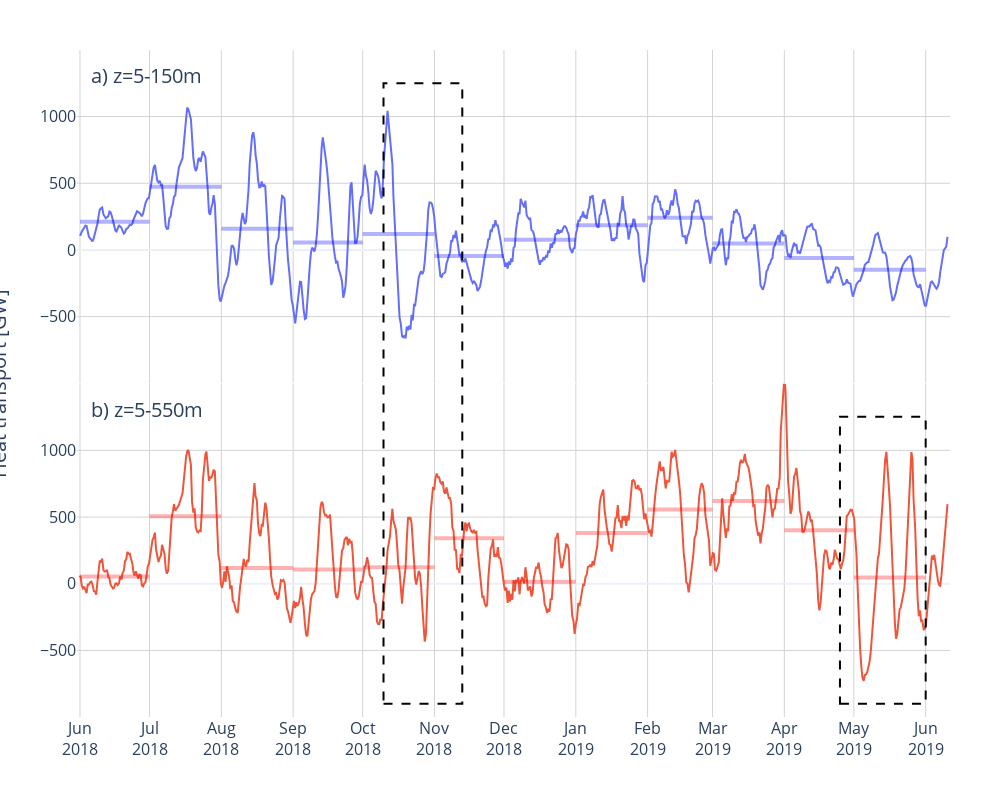

Source (notebook cell):
### Code cell
selected_transport_terms = ['total']
z_ranges = ['5-150', '5-550']
subplots = ['a)', 'b)']


# Create a subplot with 2 rows and 1 column
fig = make_subplots(rows=2, cols=1, shared_yaxes=True,shared_xaxes=True, vertical_spacing=0.001)

ds_heat_transport_combined = ds_heat_transport_combined.dropna(dim='time', how='all')
data_GMD = ds_heat_transport_combined.sel(z_range='5-150').to_dataframe().drop(columns=['z_range'])# GMD
data_all = ds_heat_transport_combined.sel(z_range='5-550').to_dataframe().drop(columns=['z_range'])


for j, z_range in enumerate(z_ranges):
    for i, transport_term in enumerate(selected_transport_terms):
        data = ds_heat_transport_combined.sel(z_range=z_range).to_dataframe().drop(columns=['z_range'])
        data_rolling = data.rolling(center=True, window=5).mean()['total']
        trace_rolling = go.Scatter(x=data_rolling.index, y=data_rolling, name=f"{z_range} m", 
                                #    line=dict(color=color_sequence[i],)
                                   )
        fig.add_trace(trace_rolling, row=j+1, col=1)

    fig.add_annotation(
        text=f'{subplots[j]} z={z_range}m',
        x = data.index[10], y = y_max*0.95,
        xanchor="left", yanchor="top",
        showarrow=False, font=dict(size=20),
        row=j + 1, col=1,  # Specify the row and column for the annotation
    )
fig.update_traces(showlegend=False, row=1, col=1)
fig.update_traces(showlegend=False, row=2, col=1)


# Common y axis title
fig.add_annotation(
    xref="paper",    yref="paper",    x=-0.09,    y=0.5,    text='Heat transport [GW]',    font=dict(size=20),    showarrow=False,    textangle=-90,    xanchor="center",    yanchor="middle",)


#  add trace to figure with average  monthly total as a scatter
average_values = df_heat_transport_average_std.loc[['5-550'], :].droplevel(level=0, axis='index')['Total']['mean'].astype(float)
average_upper150_values = df_heat_transport_average_std.loc[['5-150'], :].droplevel(level=0, axis='index')['Total']['mean'].astype(float)
months = np.append(average_values.index, "Jul 2019")
for m in range(2,len(months)-2):
    start_month = pd.to_datetime(months[m])
    end_month = pd.to_datetime(months[m+1])
    fig.add_trace(go.Scatter(
        x=[start_month, end_month],
        y=[average_values[m], average_values[m]], 
        line=dict(color='rgba(255, 0, 0, 0.3)', width=4),  # Adjusted width for thicker lines
        showlegend=False, 
        mode='lines'
    ), row=2, col=1)

    average_upper150 = average_upper150_values[m]

    fig.add_trace(go.Scatter(
        x=[start_month, end_month],
        y=[average_upper150, average_upper150], 
        line=dict(color='rgba(0, 0, 255, 0.3)', width=4),  # Adjusted width for thicker lines
        showlegend=False, 
        mode='lines'
    ), row=1, col=1)



fig.update_layout(
    height=800,
    width=1000,
    font=dict(size=16),
    template='plotly_white',
    xaxis=dict(title=''),
    xaxis2=dict(title=''),
    xaxis3=dict(
        tickformat="%b\n%Y",
        tickvals=pd.date_range(start='2018-01-01', end='2023-12-01', freq='MS'),
    ),
        margin=dict(l=50, r=50, b=50, t=50),  # Adjust margins manually
)


# Add rectangle
fig.update_layout(
    shapes=[
        dict(
            type="rect",
            xref="x", yref="paper",
            x0=pd.to_datetime("2018-10-10"), y0=0.02, x1=pd.to_datetime("2018-11-13"), y1=0.95,
            line=dict(
                dash="dash",
                color="Black",
                width=2,
            ),
            ),
        dict( type="rect",
            xref="x", yref="paper",
            x0=pd.to_datetime("2019-04-25"), y0=0.02, x1=pd.to_datetime("2019-06-01"), y1=0.45,
            line=dict(
                dash="dash",
                color="Black",
                width=2,
            )
            )
    ]
)

gridcolor, gridwidth = 'lightgrey', 1

# Set yaxis title to Heat transport in GW for both subplots
fig.update_yaxes(range=[y_min, y_max], row=1, col=1, title = '', tickvals=np.arange(-1000, 2500, 500), gridcolor=gridcolor, gridwidth=gridwidth)
fig.update_yaxes(range=[y_min, y_max], row=2, col=1, title = "", tickvals=np.arange(-1000, 2500, 500), gridcolor=gridcolor, gridwidth=gridwidth)

fig.update_xaxes(
    tickformat="%b\n%Y",  # Format ticks as "Month Year" (e.g., "Jan 2023")
    tickvals=pd.date_range(start='2018-01-01', end='2023-12-01', freq='MS'),
    gridcolor=gridcolor, gridwidth=gridwidth
    ) # Set tick positions to the start of each month

fig.write_image(f'{figpath}/Figure6_heat_transport_subplots_draft.png', scale=1)
fig.write_image(f'{figpath}/Figure6_heat_transport_subplots.png', scale=4,)# width=1200, height=800)
fig.show()

### Figure 1 — Plotly figure (JSON) as saved in the notebook; plotly's stock layout.template omitted (floating-point values rounded to 4 significant figures; data arrays with more than 128 entries replaced by an {"elided": "..."} marker saying what was removed)
{"data": [{"name": "5-150 m", "showlegend": false, "type": "scatter", "x": {"elided": "725 str values"}, "xaxis": "x", "y": {"elided": "725 float values"}, "yaxis": "y"}, {"name": "5-550 m", "showlegend": false, "type": "scatter", "x": {"elided": "725 str values"}, "xaxis": "x2", "y": {"elided": "725 float values"}, "yaxis": "y2"}, {"line": {"color": "rgba(255, 0, 0, 0.3)", "width": 4}, "mode": "lines", "showlegend": false, "type": "scatter", "x": ["2018-06-01T00:00:00", "2018-07-01T00:00:00"], "xaxis": "x2", "y": [54, 54], "yaxis": "y2"}, {"line": {"color": "rgba(0, 0, 255, 0.3)", "width": 4}, "mode": "lines", "showlegend": false, "type": "scatter", "x": ["2018-06-01T00:00:00", "2018-07-01T00:00:00"], "xaxis": "x", "y": [212, 212], "yaxis": "y"}, {"line": {"color": "rgba(255, 0, 0, 0.3)", "width": 4}, "mode": "lines", "showlegend": false, "type": "scatter", "x": ["2018-07-01T00:00:00", "2018-08-01T00:00:00"], "xaxis": "x2", "y": [507, 507], "yaxis": "y2"}, {"line": {"color": "rgba(0, 0, 255, 0.3)", "width": 4}, "mode": "lines", "showlegend": false, "type": "scatter", "x": ["2018-07-01T00:00:00", "2018-08-01T00:00:00"], "xaxis": "x", "y": [473, 473], "yaxis": "y"}, {"line": {"color": "rgba(255, 0, 0, 0.3)", "width": 4}, "mode": "lines", "showlegend": false, "type": "scatter", "x": ["2018-08-01T00:00:00", "2018-09-01T00:00:00"], "xaxis": "x2", "y": [119, 119], "yaxis": "y2"}, {"line": {"color": "rgba(0, 0, 255, 0.3)", "width": 4}, "mode": "lines", "showlegend": false, "type": "scatter", "x": ["2018-08-01T00:00:00", "2018-09-01T00:00:00"], "xaxis": "x", "y": [158, 158], "yaxis": "y"}, {"line": {"color": "rgba(255, 0, 0, 0.3)", "width": 4}, "mode": "lines", "showlegend": false, "type": "scatter", "x": ["2018-09-01T00:00:00", "2018-10-01T00:00:00"], "xaxis": "x2", "y": [106, 106], "yaxis": "y2"}, {"line": {"color": "rgba(0, 0, 255, 0.3)", "width": 4}, "mode": "lines", "showlegend": false, "type": "scatter", "x": ["2018-09-01T00:00:00", "2018-10-01T00:00:00"], "xaxis": "x", "y": [55, 55], "yaxis": "y"}, {"line": {"color": "rgba(255, 0, 0, 0.3)", "width": 4}, "mode": "lines", "showlegend": false, "type": "scatter", "x": ["2018-10-01T00:00:00", "2018-11-01T00:00:00"], "xaxis": "x2", "y": [123, 123], "yaxis": "y2"}, {"line": {"color": "rgba(0, 0, 255, 0.3)", "width": 4}, "mode": "lines", "showlegend": false, "type": "scatter", "x": ["2018-10-01T00:00:00", "2018-11-01T00:00:00"], "xaxis": "x", "y": [119, 119], "yaxis": "y"}, {"line": {"color": "rgba(255, 0, 0, 0.3)", "width": 4}, "mode": "lines", "showlegend": false, "type": "scatter", "x": ["2018-11-01T00:00:00", "2018-12-01T00:00:00"], "xaxis": "x2", "y": [341, 341], "yaxis": "y2"}, {"line": {"color": "rgba(0, 0, 255, 0.3)", "width": 4}, "mode": "lines", "showlegend": false, "type": "scatter", "x": ["2018-11-01T00:00:00", "2018-12-01T00:00:00"], "xaxis": "x", "y": [-46, -46], "yaxis": "y"}, {"line": {"color": "rgba(255, 0, 0, 0.3)", "width": 4}, "mode": "lines", "showlegend": false, "type": "scatter", "x": ["2018-12-01T00:00:00", "2019-01-01T00:00:00"], "xaxis": "x2", "y": [15, 15], "yaxis": "y2"}, {"line": {"color": "rgba(0, 0, 255, 0.3)", "width": 4}, "mode": "lines", "showlegend": false, "type": "scatter", "x": ["2018-12-01T00:00:00", "2019-01-01T00:00:00"], "xaxis": "x", "y": [76, 76], "yaxis": "y"}, {"line": {"color": "rgba(255, 0, 0, 0.3)", "width": 4}, "mode": "lines", "showlegend": false, "type": "scatter", "x": ["2019-01-01T00:00:00", "2019-02-01T00:00:00"], "xaxis": "x2", "y": [380, 380], "yaxis": "y2"}, {"line": {"color": "rgba(0, 0, 255, 0.3)", "width": 4}, "mode": "lines", "showlegend": false, "type": "scatter", "x": ["2019-01-01T00:00:00", "2019-02-01T00:00:00"], "xaxis": "x", "y": [185, 185], "yaxis": "y"}, {"line": {"color": "rgba(255, 0, 0, 0.3)", "width": 4}, "mode": "lines", "showlegend": false, "type": "scatter", "x": ["2019-02-01T00:00:00", "2019-03-01T00:00:00"], "xaxis": "x2", "y": [556, 556], "yaxis": "y2"}, {"line": {"color": "rgba(0, 0, 255, 0.3)", "width": 4}, "mode": "lines", "showlegend": false, "type": "scatter", "x": ["2019-02-01T00:00:00", "2019-03-01T00:00:00"], "xaxis": "x", "y": [242, 242], "yaxis": "y"}, {"line": {"color": "rgba(255, 0, 0, 0.3)", "width": 4}, "mode": "lines", "showlegend": false, "type": "scatter", "x": ["2019-03-01T00:00:00", "2019-04-01T00:00:00"], "xaxis": "x2", "y": [620, 620], "yaxis": "y2"}, {"line": {"color": "rgba(0, 0, 255, 0.3)", "width": 4}, "mode": "lines", "showlegend": false, "type": "scatter", "x": ["2019-03-01T00:00:00", "2019-04-01T00:00:00"], "xaxis": "x", "y": [49, 49], "yaxis": "y"}, {"line": {"color": "rgba(255, 0, 0, 0.3)", "width": 4}, "mode": "lines", "showlegend": false, "type": "scatter", "x": ["2019-04-01T00:00:00", "2019-05-01T00:00:00"], "xaxis": "x2", "y": [402, 402], "yaxis": "y2"}, {"line": {"color": "rgba(0, 0, 255, 0.3)", "width": 4}, "mode": "lines", "showlegend": false, "type": "scatter", "x": ["2019-04-01T00:00:00", "2019-05-01T00:00:00"], "xaxis": "x", "y": [-61, -61], "yaxis": "y"}, {"line": {"color": "rgba(255, 0, 0, 0.3)", "width": 4}, "mode": "lines", "showlegend": false, "type": "scatter", "x": ["2019-05-01T00:00:00", "2019-06-01T00:00:00"], "xaxis": "x2", "y": [46, 46], "yaxis": "y2"}, {"line": {"color": "rgba(0, 0, 255, 0.3)", "width": 4}, "mode": "lines", "showlegend": false, "type": "scatter", "x": ["2019-05-01T00:00:00", "2019-06-01T00:00:00"], "xaxis": "x", "y": [-149, -149], "yaxis": "y"}], "layout": {"annotations": [{"font": {"size": 20}, "showarrow": false, "text": "a) z=5-150m", "x": "2018-06-04T20:00:00", "xanchor": "left", "xref": "x", "y": 1424.0, "yanchor": "top", "yref": "y"}, {"font": {"size": 20}, "showarrow": false, "text": "b) z=5-550m", "x": "2018-06-04T20:00:00", "xanchor": "left", "xref": "x2", "y": 1424.0, "yanchor": "top", "yref": "y2"}, {"font": {"size": 20}, "showarrow": false, "text": "Heat transport [GW]", "textangle": -90, "x": -0.09, "xanchor": "center", "xref": "paper", "y": 0.5, "yanchor": "middle", "yref": "paper"}], "font": {"size": 16}, "height": 800, "margin": {"b": 50, "l": 50, "r": 50, "t": 50}, "shapes": [{"line": {"color": "Black", "dash": "dash", "width": 2}, "type": "rect", "x0": "2018-10-10T00:00:00", "x1": "2018-11-13T00:00:00", "xref": "x", "y0": 0.02, "y1": 0.95, "yref": "paper"}, {"line": {"color": "Black", "dash": "dash", "width": 2}, "type": "rect", "x0": "2019-04-25T00:00:00", "x1": "2019-06-01T00:00:00", "xref": "x", "y0": 0.02, "y1": 0.45, "yref": "paper"}], "width": 1000, "xaxis": {"anchor": "y", "domain": [0, 1], "gridcolor": "lightgrey", "gridwidth": 1, "matches": "x2", "showticklabels": false, "tickformat": "%b\n%Y", "tickvals": ["2018-01-01T00:00:00", "2018-02-01T00:00:00", "2018-03-01T00:00:00", "2018-04-01T00:00:00", "2018-05-01T00:00:00", "2018-06-01T00:00:00", "2018-07-01T00:00:00", "2018-08-01T00:00:00", "2018-09-01T00:00:00", "2018-10-01T00:00:00", "2018-11-01T00:00:00", "2018-12-01T00:00:00", "2019-01-01T00:00:00", "2019-02-01T00:00:00", "2019-03-01T00:00:00", "2019-04-01T00:00:00", "2019-05-01T00:00:00", "2019-06-01T00:00:00", "2019-07-01T00:00:00", "2019-08-01T00:00:00", "2019-09-01T00:00:00", "2019-10-01T00:00:00", "2019-11-01T00:00:00", "2019-12-01T00:00:00", "2020-01-01T00:00:00", "2020-02-01T00:00:00", "2020-03-01T00:00:00", "2020-04-01T00:00:00", "2020-05-01T00:00:00", "2020-06-01T00:00:00", "2020-07-01T00:00:00", "2020-08-01T00:00:00", "2020-09-01T00:00:00", "2020-10-01T00:00:00", "2020-11-01T00:00:00", "2020-12-01T00:00:00", "2021-01-01T00:00:00", "2021-02-01T00:00:00", "2021-03-01T00:00:00", "2021-04-01T00:00:00", "2021-05-01T00:00:00", "2021-06-01T00:00:00", "2021-07-01T00:00:00", "2021-08-01T00:00:00", "2021-09-01T00:00:00", "2021-10-01T00:00:00", "2021-11-01T00:00:00", "2021-12-01T00:00:00", "2022-01-01T00:00:00", "2022-02-01T00:00:00", "2022-03-01T00:00:00", "2022-04-01T00:00:00", "2022-05-01T00:00:00", "2022-06-01T00:00:00", "2022-07-01T00:00:00", "2022-08-01T00:00:00", "2022-09-01T00:00:00", "2022-10-01T00:00:00", "2022-11-01T00:00:00", "2022-12-01T00:00:00", "2023-01-01T00:00:00", "2023-02-01T00:00:00", "2023-03-01T00:00:00", "2023-04-01T00:00:00", "2023-05-01T00:00:00", "2023-06-01T00:00:00", "2023-07-01T00:00:00", "2023-08-01T00:00:00", "2023-09-01T00:00:00", "2023-10-01T00:00:00", "2023-11-01T00:00:00", "2023-12-01T00:00:00"], "title": {"text": ""}}, "xaxis2": {"anchor": "y2", "domain": [0, 1], "gridcolor": "lightgrey", "gridwidth": 1, "tickformat": "%b\n%Y", "tickvals": ["2018-01-01T00:00:00", "2018-02-01T00:00:00", "2018-03-01T00:00:00", "2018-04-01T00:00:00", "2018-05-01T00:00:00", "2018-06-01T00:00:00", "2018-07-01T00:00:00", "2018-08-01T00:00:00", "2018-09-01T00:00:00", "2018-10-01T00:00:00", "2018-11-01T00:00:00", "2018-12-01T00:00:00", "2019-01-01T00:00:00", "2019-02-01T00:00:00", "2019-03-01T00:00:00", "2019-04-01T00:00:00", "2019-05-01T00:00:00", "2019-06-01T00:00:00", "2019-07-01T00:00:00", "2019-08-01T00:00:00", "2019-09-01T00:00:00", "2019-10-01T00:00:00", "2019-11-01T00:00:00", "2019-12-01T00:00:00", "2020-01-01T00:00:00", "2020-02-01T00:00:00", "2020-03-01T00:00:00", "2020-04-01T00:00:00", "2020-05-01T00:00:00", "2020-06-01T00:00:00", "2020-07-01T00:00:00", "2020-08-01T00:00:00", "2020-09-01T00:00:00", "2020-10-01T00:00:00", "2020-11-01T00:00:00", "2020-12-01T00:00:00", "2021-01-01T00:00:00", "2021-02-01T00:00:00", "2021-03-01T00:00:00", "2021-04-01T00:00:00", "2021-05-01T00:00:00", "2021-06-01T00:00:00", "2021-07-01T00:00:00", "2021-08-01T00:00:00", "2021-09-01T00:00:00", "2021-10-01T00:00:00", "2021-11-01T00:00:00", "2021-12-01T00:00:00", "2022-01-01T00:00:00", "2022-02-01T00:00:00", "2022-03-01T00:00:00", "2022-04-01T00:00:00", "2022-05-01T00:00:00", "2022-06-01T00:00:00", "2022-07-01T00:00:00", "2022-08-01T00:00:00", "2022-09-01T00:00:00", "2022-10-01T00:00:00", "2022-11-01T00:00:00", "2022-12-01T00:00:00", "2023-01-01T00:00:00", "2023-02-01T00:00:00", "2023-03-01T00:00:00", "2023-04-01T00:00:00", "2023-05-01T00:00:00", "2023-06-01T00:00:00", "2023-07-01T00:00:00", "2023-08-01T00:00:00", "2023-09-01T00:00:00", "2023-10-01T00:00:00", "2023-11-01T00:00:00", "2023-12-01T00:00:00"], "title": {"text": ""}}, "xaxis3": {"gridcolor": "lightgrey", "gridwidth": 1, "tickformat": "%b\n%Y", "tickvals": ["2018-01-01T00:00:00", "2018-02-01T00:00:00", "2018-03-01T00:00:00", "2018-04-01T00:00:00", "2018-05-01T00:00:00", "2018-06-01T00:00:00", "2018-07-01T00:00:00", "2018-08-01T00:00:00", "2018-09-01T00:00:00", "2018-10-01T00:00:00", "2018-11-01T00:00:00", "2018-12-01T00:00:00", "2019-01-01T00:00:00", "2019-02-01T00:00:00", "2019-03-01T00:00:00", "2019-04-01T00:00:00", "2019-05-01T00:00:00", "2019-06-01T00:00:00", "2019-07-01T00:00:00", "2019-08-01T00:00:00", "2019-09-01T00:00:00", "2019-10-01T00:00:00", "2019-11-01T00:00:00", "2019-12-01T00:00:00", "2020-01-01T00:00:00", "2020-02-01T00:00:00", "2020-03-01T00:00:00", "2020-04-01T00:00:00", "2020-05-01T00:00:00", "2020-06-01T00:00:00", "2020-07-01T00:00:00", "2020-08-01T00:00:00", "2020-09-01T00:00:00", "2020-10-01T00:00:00", "2020-11-01T00:00:00", "2020-12-01T00:00:00", "2021-01-01T00:00:00", "2021-02-01T00:00:00", "2021-03-01T00:00:00", "2021-04-01T00:00:00", "2021-05-01T00:00:00", "2021-06-01T00:00:00", "2021-07-01T00:00:00", "2021-08-01T00:00:00", "2021-09-01T00:00:00", "2021-10-01T00:00:00", "2021-11-01T00:00:00", "2021-12-01T00:00:00", "2022-01-01T00:00:00", "2022-02-01T00:00:00", "2022-03-01T00:00:00", "2022-04-01T00:00:00", "2022-05-01T00:00:00", "2022-06-01T00:00:00", "2022-07-01T00:00:00", "2022-08-01T00:00:00", "2022-09-01T00:00:00", "2022-10-01T00:00:00", "2022-11-01T00:00:00", "2022-12-01T00:00:00", "2023-01-01T00:00:00", "2023-02-01T00:00:00", "2023-03-01T00:00:00", "2023-04-01T00:00:00", "2023-05-01T00:00:00", "2023-06-01T00:00:00", "2023-07-01T00:00:00", "2023-08-01T00:00:00", "2023-09-01T00:00:00", "2023-10-01T00:00:00", "2023-11-01T00:00:00", "2023-12-01T00:00:00"]}, "yaxis": {"anchor": "x", "domain": [0.5005, 1], "gridcolor": "lightgrey", "gridwidth": 1, "range": [-999, 1499], "tickvals": [-1000, -500, 0, 500, 1000, 1500, 2000], "title": {"text": ""}}, "yaxis2": {"anchor": "x2", "domain": [0, 0.4995], "gridcolor": "lightgrey", "gridwidth": 1, "range": [-999, 1499], "tickvals": [-1000, -500, 0, 500, 1000, 1500, 2000], "title": {"text": ""}}}}
